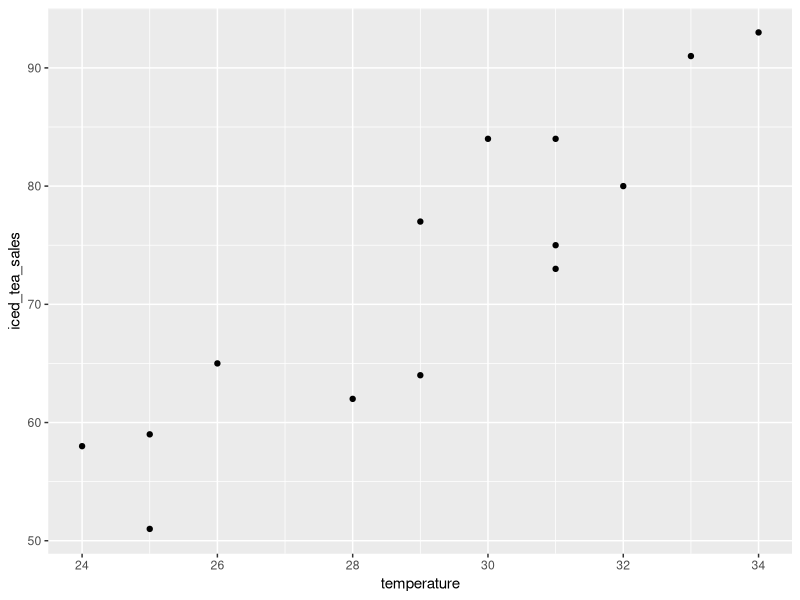
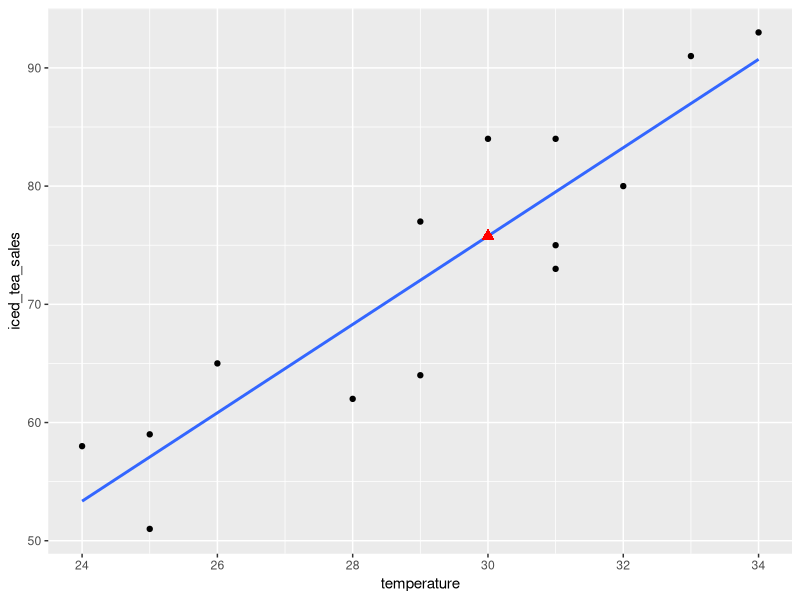

Write R code to recreate these figures, in order.
## ---- chunk 1
knitr::opts_chunk$set(echo = TRUE, warning = FALSE, results = 'hide', message = FALSE)
## ---- chunk 2
library(ggplot2)

temperature <- c(29, 28, 34, 31, 25, 29, 32, 31, 24, 33, 25, 31, 26, 30)
iced_tea_sales <- c(77, 62, 93, 84, 59, 64, 80, 75, 58, 91, 51, 73, 65, 84)
iced_tea_df <- data.frame(temperature, iced_tea_sales)
ggplot(iced_tea_df, aes(x = temperature, y = iced_tea_sales)) +
  geom_point()
## ---- chunk 3
temperature <- c(29, 28, 34, 31, 25, 29, 32, 31, 24, 33, 25, 31, 26, 30)
iced_tea_sales <- c(77, 62, 93, 84, 59, 64, 80, 75, 58, 91, 51, 73, 65, 84)
iced_tea_df <- data.frame(temperature, iced_tea_sales)

# Modeling
lm_fit <- lm(formula = iced_tea_sales ~ temperature, data = iced_tea_df)
summary(lm_fit)

# Predict
to_be_predicted <- data.frame(temperature = 30)
predicted <- predict(lm_fit, newdata = to_be_predicted)
to_be_predicted <- cbind(to_be_predicted, iced_tea_sales = predicted)

# Plotting
ggplot(iced_tea_df, aes(x = temperature, y = iced_tea_sales)) +
  geom_point() +
  geom_smooth(method = "lm", se = FALSE) + 
  geom_point(data = to_be_predicted, colour = "red", shape = 17, size = 3)
## ---- chunk 4
y_hat <- predict(lm_fit, newdata = data.frame(temperature))

# 計算 RMSE
res <- iced_tea_df$iced_tea_sales - y_hat
rmse <- sqrt(sum(res^2) / nrow(iced_tea_df))
rmse

# R-squared
summary_lm_fit <- summary(lm_fit)
summary_lm_fit$r.squared
## ---- chunk 5
store_area <- c(10, 8, 8, 5, 7, 8, 7, 9, 6, 9)
dist_to_station <- c(80, 0, 200, 200, 300, 230, 40, 0, 330, 180)
monthly_sales <- c(469, 366, 371, 208, 246, 297, 363, 436, 198, 364)
bakery_df <- data.frame(store_area, dist_to_station, monthly_sales)

# Modeling
lm_fit <- lm(monthly_sales ~ ., data = bakery_df)

# Performance
y_hat <- predict(lm_fit, newdata = bakery_df[ , c("store_area", "dist_to_station")])

# 計算 RMSE
res <- bakery_df$monthly_sales - y_hat
rmse <- sqrt(sum(res^2) / nrow(bakery_df))
rmse

# Adjusted R-squared
summary_lm_fit <- summary(lm_fit)
summary_lm_fit$adj.r.squared
## ---- chunk 6
library(MASS) # to get Boston df
head(Boston)

lm_fit_full <- lm(medv ~ ., data = Boston)
backwards <- step(lm_fit_full, trace = 0)
formula(backwards)
summary(backwards)
## ---- chunk 7
lm_fit_full <- lm(medv ~ ., data = Boston)
lm_fit_null <- lm(medv ~ 1, data = Boston)
forwards <- step(lm_fit_null,
scope = list(lower = formula(lm_fit_null), upper = formula(lm_fit_full)), direction = "forward", trace = 0)
formula(forwards)
## ---- chunk 8
lm_fit_full <- lm(medv ~ ., data = Boston)
lm_fit_null <- lm(medv ~ 1, data = Boston)
bothways <- step(lm_fit_null,
scope = list(lower = formula(lm_fit_null), upper = formula(lm_fit_full)), direction = "both", trace = 0)
formula(bothways)
